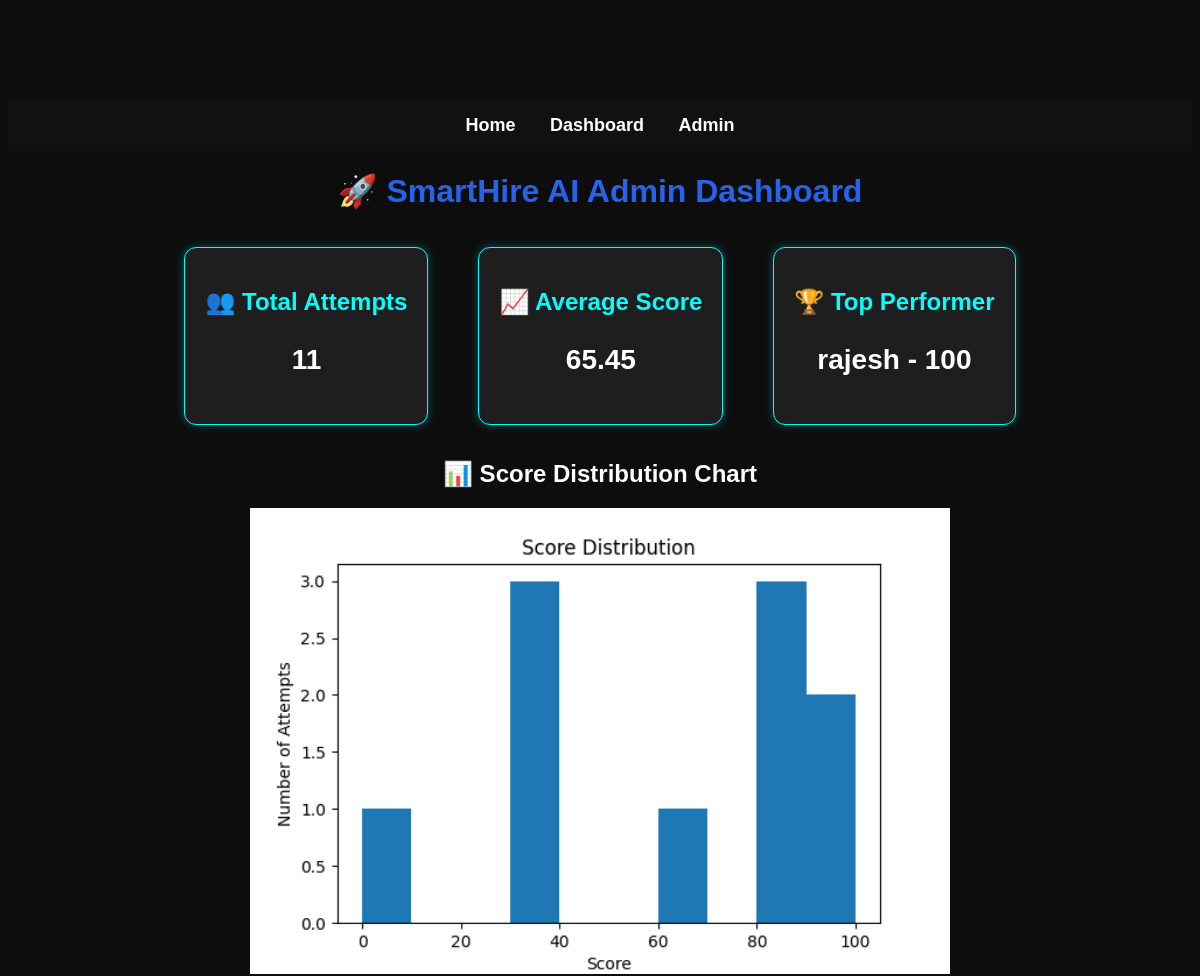
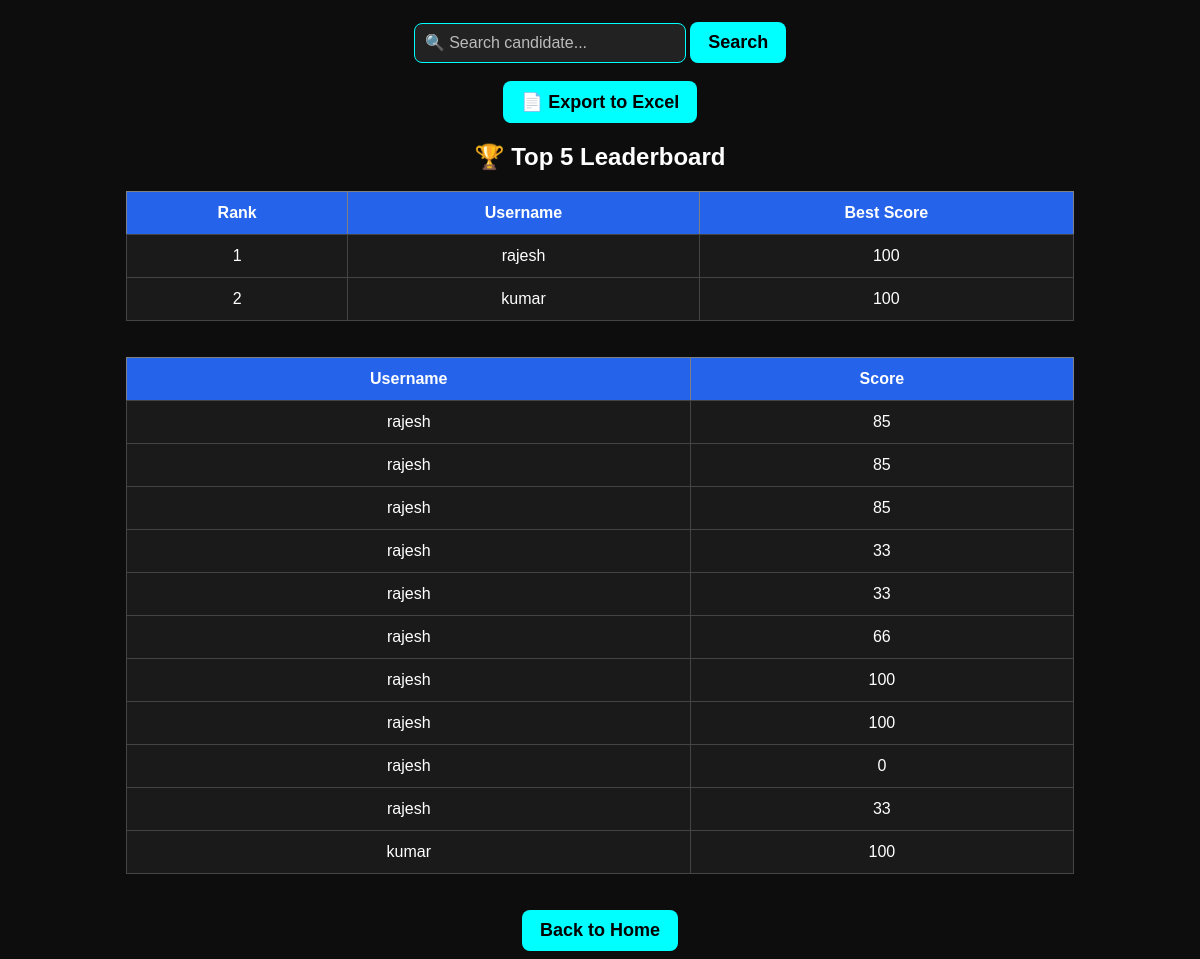
The page /admin on the database its author committed (2 pictures, top to bottom).
### tables this page shows
CREATE TABLE scores(
    id INTEGER PRIMARY KEY AUTOINCREMENT,
    username TEXT,
    score INTEGER
);

### app.py (the view)
@app.route('/admin')
def admin():
    conn = sqlite3.connect("smarthire.db")
    cursor = conn.cursor()
    search = request.args.get('search')
    if search:
        cursor.execute(
            "SELECT username, score FROM scores WHERE username LIKE ?",
            ('%' + search + '%',)
        )
    else:
        cursor.execute(
            "SELECT username, score FROM scores"
        )
    scores = cursor.fetchall()
    cursor.execute(
        "SELECT username, score FROM scores ORDER BY score DESC LIMIT 1"
    )
    top_user = cursor.fetchone()
    cursor.execute("SELECT COUNT(*) FROM scores")
    total_attempts = cursor.fetchone()[0]
    cursor.execute("SELECT AVG(score) FROM scores")
    average_score = cursor.fetchone()[0]
    if average_score is None:
        average_score = 0
    else:
        average_score = round(average_score, 2)
    cursor.execute("""
        SELECT username, MAX(score) AS best_score
        FROM scores
        WHERE username IS NOT NULL
        GROUP BY username
        ORDER BY best_score DESC
        LIMIT 5
    """)
    leaderboard = cursor.fetchall()
    conn.close()
    return render_template(
        'admin.html',
        scores=scores,
        top_user=top_user,
        total_attempts=total_attempts,
        average_score=average_score,
        leaderboard=leaderboard
    )

### templates/admin.html (shortened to what this page needs)
<!DOCTYPE html>
<html>
<head>
    <link rel="stylesheet" href="{{ url_for('static', filename='style.css') }}">
</head>
<body>
    <div class="navbar">
       <a href="/">Home</a>
       <a href="/dashboard">Dashboard</a>
       <a href="/admin">Admin</a>
    </div>
    <h1>🚀 SmartHire AI Admin Dashboard</h1>
    <div class="stats-container">
       <div class="card">
           <h2>👥 Total Attempts</h2>
           <p>{{ total_attempts }}</p>
        </div>
        <div class="card">
            <h2>📈 Average Score</h2>
            <p>{{ average_score }}</p>
        </div>
        <div class="card">
            <h2>🏆 Top Performer</h2>
            <p>{{ top_user[0] }} - {{ top_user[1] }}</p>
        </div>
    </div>
    <h2>📊 Score Distribution Chart</h2>
        <img src="{{ url_for('static', filename='score_chart.png') }}"
             alt="Score Chart"
             width="700">
    <div class="actions">
        <form method="GET" action="/admin">
            <input
                type="text"
                name="search"
                placeholder="🔍 Search candidate..."
            >
            <button type="submit">Search</button>
        </form>
        <br>
        <a href="/export_excel">
            <button>📄 Export to Excel</button>
        </a>
    </div>
    <h2>🏆 Top 5 Leaderboard</h2>
    <table border="1" align="center">
         <tr>
             <th>Rank</th>
             <th>Username</th>
             <th>Best Score</th>
        </tr>
        {% for user in leaderboard %}
        <tr>
           <td>{{ loop.index }}</td>
            <td>{{ user[0] }}</td>
            <td>{{ user[1] }}</td>
        </tr>
        {% endfor %}
    </table>
    <br><br>
    <table border="1" align="center">
        <tr>
            <th>Username</th>
            <th>Score</th>
        </tr>
        {% for row in scores %}
        <tr>
            <td>{{ row[0] }}</td>
            <td>{{ row[1] }}</td>
        </tr>
        {% endfor %}
    </table>
    <br><br>
    <a href="/">
        <button>Back to Home</button>
    </a>
</body>
</html>

### static/style.css (style rules this page uses)
body { background-color: #0d0d0d; color: white; text-align: center; margin-top: 100px; font-family: Arial,sans-serif; }
h1 { color: #2563eb; }
p { font-size: 20px; }
button { background-color: cyan; color: black; padding: 10px 20px; border: none; font-size: 18px; border-radius: 10px; }
input { padding: 10px; width: 250px; font-size: 16px; border-radius: 5px; border: none; }
a { color: cyan; text-decoration: none; font-size: 18px; }
table { width: 80%; margin: auto; border-collapse: collapse; background-color: #1a1a1a; color: white; }
th { background-color: cyan; color: black; }
td { border: 1px solid #444; color: white; }
.stats-container { display: flex; justify-content: center; gap: 20px; margin: 20px; }
.card { background-color: #1e1e1e; color: white; padding: 20px; margin: 15px; border-radius: 12px; border: 1px solid cyan; box-shadow: 0 0 10px rgba(0, 255, 255, 0.3); text-align: center; }
.card h2 { color: cyan; }
.card p { color: white; font-size: 28px; font-weight: bold; }
.stats-container { display: flex; justify-content: center; gap: 20px; flex-wrap: wrap; }
.navbar { background-color: #111; padding: 15px; text-align: center; }
.navbar a { color: white; text-decoration: none; margin: 15px; font-size: 18px; font-weight: bold; }
.actions { text-align: center; margin: 20px; }
input[type="text"] { background-color: #222; color: white; border: 1px solid cyan; padding: 10px; border-radius: 8px; }
input[type="text"]::placeholder { color: #bbbbbb; }
button { background-color: cyan; color: black; border: none; padding: 10px 18px; border-radius: 8px; font-weight: bold; }
table { border-collapse: collapse; width: 80%; margin: auto; }
th, td { padding: 12px; text-align: center; }
th { background-color: #2563eb; color: white; }

### rows shown on the page
scores: username "rajesh", score "100"
scores: username "kumar", score "100"
scores: username "rajesh", score "85"
scores: username "rajesh", score "85"
scores: username "rajesh", score "85"
scores: username "rajesh", score "33"
scores: username "rajesh", score "33"
scores: username "rajesh", score "66"
scores: username "rajesh", score "100"
scores: username "rajesh", score "0"
scores: username "rajesh", score "33"

### other values the page prints
{{ total_attempts }} "11"
{{ average_score }} "65.45"
{{ user[0] }} "rajesh"
{{ user[1] }} "100"
